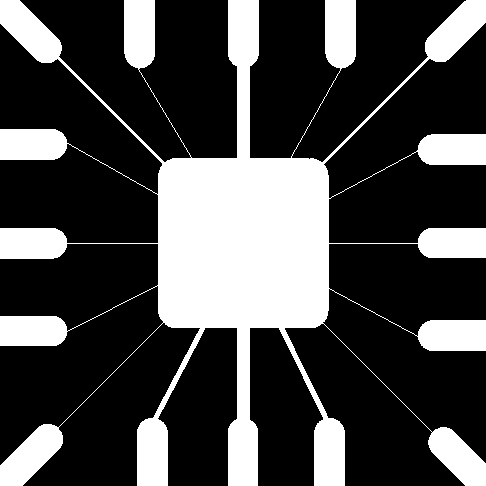
#> input picture Fig0905(a)(wirebond-mask).tif, 486 x 486 px, found by its file name
$ jupyter execute 'Carlos_Natham_Gabriel_Goi_Processamento_Morfológico.ipynb'
#> lines starting #> are read from the running program, lines starting #| are printed output that depends on the picture; after the words box and inside, x2 and y2 are one past the last pixel; in counts of white or black regions, pixels touching at a corner belong together
Universidade do Vale do Itajaí<br>
Escola do Mar, Ciência e Tecnologia<br>
Engenharia de Computação - Processamento Digital de Sinais: Imagens

# Exercício Avalitivo de Processamento Morfológico

### Tutoriais da OpenCV

- https://docs.opencv.org/master/d9/df8/tutorial_root.html
- https://www.geeksforgeeks.org/opencv-python-tutorial/

[cell 1]
import cv2
import numpy as np
import matplotlib.pyplot as plt
from google.colab.patches import cv2_imshow
from numpy.core.memmap import uint8
import math

## Processamento Morfológico
#### Obs: Utilize imagens em preto e branco.

### Erosão e Dilatação

1. Implemente a sua própria versão da erosão em formato de função, com capacidade de trabalhar com diferentes elementos estruturantes (tamanho e forma) e aplique o algoritmos na na figura ImagensMorfologia/Fig0905(a)(wirebond-mask)
2. Implemente a sua própria versão da dilatação em formato de função, com capacidade de trabalhar com diferentes elementos estruturantes (tamanho e forma) e aplique o algoritmos na na figura ImagensMorfologia/Fig0907(a)(text_gaps_1_and_2_pixels)
4. Relate as observações visíveis nas imagens de saída com os processamentos aplicados, descrevendo o comportamento visual em relação as bordas, junção, perda de informação e mlhoria na qualidade visual.
5. Aplique o seu algoritmo de detecção de borda (roberts ou sobel) a imagem ImagensMorfologia/Fig0905(a)(wirebond-mask) antes e depois de utilizar a dilatação/erosão e relate os resultados.

#### Dicas
 - Você pode adicionar ruído nas imagens usando a função random_noise: `from skimage.util import random_noise`. Cuidado com o retorno da função, talvez seja necessário regularizar a mesma novamente para o intervalo de 0 à 255. O ruído pode ser intensificado ou excluído com processamento morfológico.

**Erosão**

[cell 2]
def erosao(img, elemento_es):
  padding = int((elemento_es.shape[0] - 1 ) / 2)

  imagepadding = cv2.copyMakeBorder(img, padding, padding, padding, padding,	cv2.BORDER_REPLICATE)
  iH, iW = imagepadding.shape[0], imagepadding.shape[1]
  saida = np.zeros((imagepadding.shape))

  for i in range(padding, iH - padding):
    for j in range(padding, iW - padding):
      aux = imagepadding[i - padding:i + padding + 1, j - padding:j + padding + 1]
      aux2 = aux - elemento_es
      aux2 = aux2.min()
      if aux2 < 0:
        aux2 = 0
      else:
        aux2 = 255
      saida[i, j] = aux2

  return saida[padding: iH-padding, padding: iW - padding]

[cell 3]
img = cv2.imread('data/Fig0905(a)(wirebond-mask).tif',0)
#> img: shape (486, 486); 28.1% white; 1 white region, box (x1, y1, x2, y2) and area: (0, 0, 486, 486) 66259
value = 11
elemento_es_erosao = np.ones((value,value))
img_erosao = erosao(img, elemento_es_erosao)
#> in erosao, `imagepadding = cv2.copyMakeBorder(img, padding, padding, padding, padd..`: imagepadding: shape (496, 496); 28.1% white; 1 white region, box (x1, y1, x2, y2) and area: (0, 0, 496, 496) 69079
#> after the loop in erosao, `for i in range(padding, iH - padding):`: saida: shape (496, 496) float64; 18.3% white; 15 white regions, largest, box (x1, y1, x2, y2) and area: (168, 5, 329, 491) 28465, (147, 429, 168, 491) 1226, (429, 144, 491, 165) 1224
#> in erosao, `return saida[padding: iH-padding, padding: iW - padding]`: returned value: shape (486, 486) float64; 19.1% white; 15 white regions, largest, box (x1, y1, x2, y2) and area: (163, 0, 324, 486) 28465, (142, 424, 163, 486) 1226, (424, 139, 486, 160) 1224
print('Imagem Original')
cv2_imshow(img)
print('Imagem com Erosão')
cv2_imshow(img_erosao)

**Dilatação**

[cell 4]
def dilatacao(img, elemento_es):
  padding = int((elemento_es.shape[0] - 1 ) / 2)

  imagepadding = cv2.copyMakeBorder(img, padding, padding, padding, padding,	cv2.BORDER_REPLICATE)
  iH, iW = imagepadding.shape[0], imagepadding.shape[1]
  saida = np.zeros((imagepadding.shape))

  for i in range(padding, iH - padding):
    for j in range(padding, iW - padding):
      aux = imagepadding[i - padding:i + padding + 1, j - padding:j + padding + 1]
      aux2 = aux + elemento_es
      aux2 = aux2.max()
      if aux2 > 255:
        aux2 = 255
      else:
        aux2 = 0
      saida[i, j] = aux2

  return saida[padding: iH-padding, padding: iW - padding]

[cell 5]
img = cv2.imread('data/Fig0907(a)(text_gaps_1_and_2_pixels).tif',0)
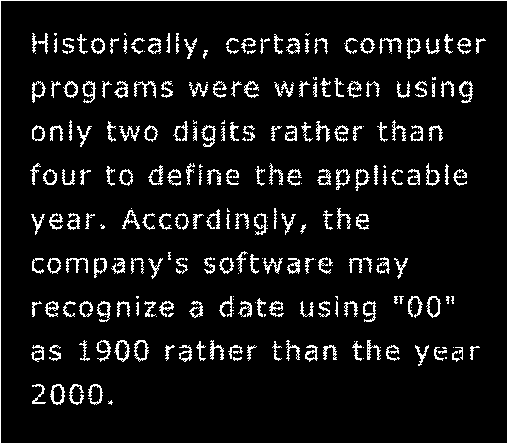
#> input picture Fig0907(a)(text_gaps_1_and_2_pixels).tif, 508 x 444 px, found by its file name
#> img: shape (444, 508); 7.9% white in thin lines or dots
value = 3
elemento_es_dilatacao = np.ones((value,value))
img_dilatacao = dilatacao(img, elemento_es_dilatacao)
#> in dilatacao, `imagepadding = cv2.copyMakeBorder(img, padding, padding, padding, padd..`: imagepadding: shape (446, 510); 8.6% white in thin lines or dots
#> after the loop in dilatacao, `for i in range(padding, iH - padding):`: saida: shape (446, 510) float64; 17.7% white; 186 white regions, largest, box (x1, y1, x2, y2) and area: (1, 1, 509, 445) 3792, (219, 251, 261, 276) 549, (122, 208, 157, 232) 418
#> in dilatacao, `return saida[padding: iH-padding, padding: iW - padding]`: returned value: shape (444, 508) float64; 17.8% white; 186 white regions, largest, box (x1, y1, x2, y2) and area: (0, 0, 508, 444) 3792, (218, 250, 260, 275) 549, (121, 207, 156, 231) 418
print('Imagem Original')
cv2_imshow(img)
print('Imagem com Dilatação')
cv2_imshow(img_dilatacao)

**Sobel sem erosão**

[cell 6]
def calc_sobel(img, kernel_sobel_1, kernel_sobel_2):
  kernel_shape = kernel_sobel_1.shape[0]
  if kernel_shape == 3:
    padding = 1
  elif kernel_shape == 5:
    padding = 2
  else:
    padding = 3

  imagepadding = cv2.copyMakeBorder(img, padding, padding, padding, padding,	cv2.BORDER_CONSTANT, None, value = 0)
#> imagepadding: shape (488, 488); 27.8% white; 1 white region, box (x1, y1, x2, y2) and area: (1, 1, 487, 487) 66259
  iH, iW = img.shape[0], img.shape[1]
#> iH = 486; iW = 486
  nova_img = np.zeros((iH,iW))

  for i in range(padding, iH - padding):
    for j in range(padding, iW - padding):
      aux = imagepadding[i - padding:i + padding + 1, j - padding:j + padding + 1]
      temp1 = int(np.sum(aux * kernel_sobel_1))
      temp2 = int(np.sum(aux * kernel_sobel_2))
      soma = abs(temp1) + abs(temp2)
      if soma > 255:
        nova_img[i, j] = 255
      elif soma < 0:
        nova_img[i, j] = 0
      else:
        nova_img[i, j] = math.ceil(soma)
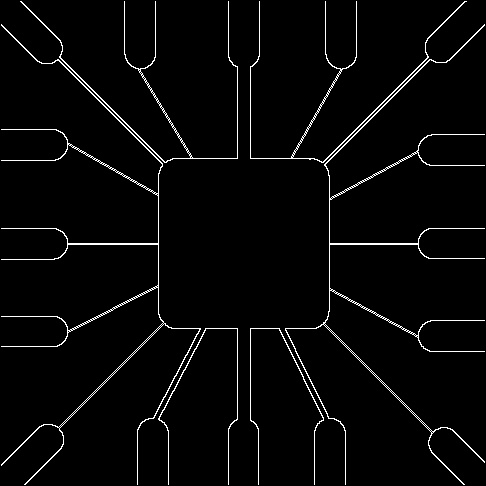
#> nova_img: shape (486, 486) float64; 2.9% white in thin lines or dots

  return nova_img[padding: iH-padding, padding:iW - padding]
#> returned value: shape (484, 484) float64; 3% white in thin lines or dots

[cell 7]
kernel_sobel_1 = np.array([ [0, 0, 0], [0, -1, 0], [0, 0, 1]])
kernel_sobel_2 = np.array([ [0, 0, 0], [0, 0, -1], [0, 1, 0]])

img = cv2.imread('data/Fig0905(a)(wirebond-mask).tif',0)
saida_sobel_sem_erosao = calc_sobel(img, kernel_sobel_1, kernel_sobel_2)
print("SOBEL NA IMAGEM SEM EROSÃO")
cv2_imshow(saida_sobel_sem_erosao)

saida_sobel_com_erosao = calc_sobel(img_erosao, kernel_sobel_1, kernel_sobel_2)
#> in calc_sobel (call 2), `imagepadding = cv2.copyMakeBorder(img, padding, padding, padding, padd..`: imagepadding: shape (488, 488) float64; 18.9% white; 15 white regions, largest, box (x1, y1, x2, y2) and area: (164, 1, 325, 487) 28465, (143, 425, 164, 487) 1226, (425, 140, 487, 161) 1224
#> after the loop in calc_sobel (call 2), `for i in range(padding, iH - padding):`:
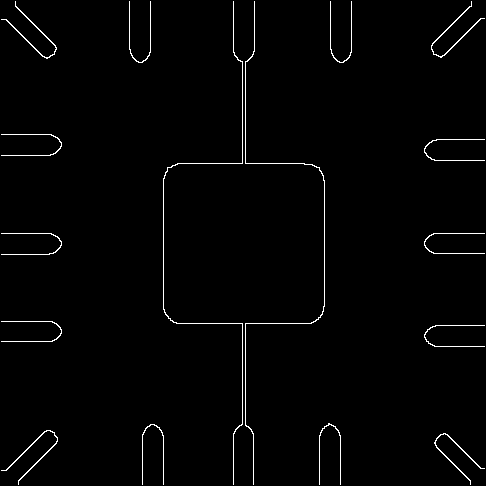
#> nova_img: shape (486, 486) float64; 1.5% white in thin lines or dots
#> in calc_sobel (call 2), `return nova_img[padding: iH-padding, padding:iW - padding]`: returned value: shape (484, 484) float64; 1.5% white in thin lines or dots
print("SOBEL NA IMAGEM COM EROSÃO")
cv2_imshow(saida_sobel_com_erosao)

**SOBEL COM DILATAÇÃO**

[cell 8]
kernel_sobel_1 = np.array([ [0, 0, 0], [0, -1, 0], [0, 0, 1]])
kernel_sobel_2 = np.array([ [0, 0, 0], [0, 0, -1], [0, 1, 0]])

img = cv2.imread('data/Fig0905(a)(wirebond-mask).tif',0)
saida_sobel_sem_dilatacao = calc_sobel(img, kernel_sobel_1, kernel_sobel_2)
print("SOBEL NA IMAGEM SEM DILATAÇÃO")
cv2_imshow(saida_sobel_sem_dilatacao)

img_dilatacao = dilatacao(img, elemento_es_dilatacao)
#> in dilatacao (call 2), `imagepadding = cv2.copyMakeBorder(img, padding, padding, padding, padd..`: imagepadding: shape (488, 488); 28.1% white; 1 white region, box (x1, y1, x2, y2) and area: (0, 0, 488, 488) 66807
#> after the loop in dilatacao (call 2), `for i in range(padding, iH - padding):`: saida: shape (488, 488) float64; 31.2% white; 1 white region, box (x1, y1, x2, y2) and area: (1, 1, 487, 487) 74210
#> in dilatacao (call 2), `return saida[padding: iH-padding, padding: iW - padding]`: returned value: shape (486, 486) float64; 31.4% white; 1 white region, box (x1, y1, x2, y2) and area: (0, 0, 486, 486) 74210
saida_sobel_com_dlitacao = calc_sobel(img_dilatacao, kernel_sobel_1, kernel_sobel_2)
#> after the loop in calc_sobel (call 4), `for i in range(padding, iH - padding):`:
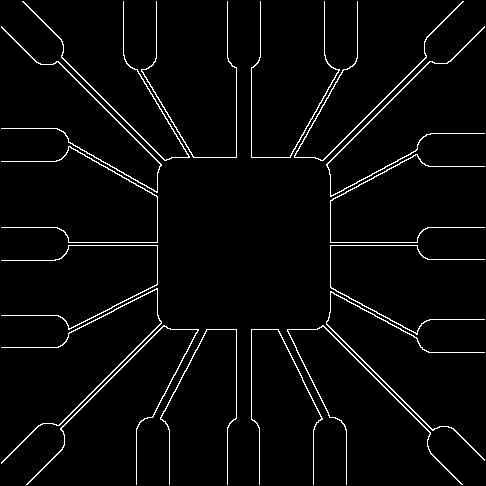
#> nova_img: shape (486, 486) float64; 3.3% white in thin lines or dots
#> in calc_sobel (call 4), `return nova_img[padding: iH-padding, padding:iW - padding]`: returned value: shape (484, 484) float64; 3.3% white in thin lines or dots
print("SOBEL NA IMAGEM COM DILATAÇÃO")
cv2_imshow(saida_sobel_com_dlitacao)

### Abertura e Fechamento

5. Implemente a sua versão do algoritmo de abertura em forma de função com capacidade de trabalhar com diferentes elementos estruturantes (tamanho e forma)
6. Implemente a sua versão do algoritmo de fechamento em forma de função com capacidade de trabalhar com diferentes elementos estruturantes (tamanho e forma)
7. Aplique o processamento indicado na image abaixo usando a figura ImagensMorfologia/Fig0911(a)(noisy_fingerprint)

**Abertura e Fechamento**

[cell 9]
img = cv2.imread('data/Fig0911(a)(noisy_fingerprint).tif',0)
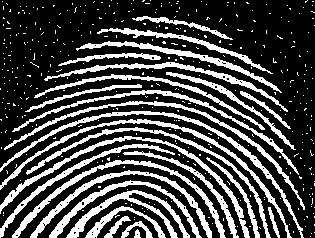
#> input picture Fig0911(a)(noisy_fingerprint).tif, 315 x 238 px, found by its file name
#> img: shape (238, 315); 28.5% white; 414 white regions (387 under 20 px), largest, box (x1, y1, x2, y2) and area: (0, 111, 304, 238) 1388, (0, 136, 250, 238) 1372, (0, 119, 292, 238) 1337
value = 3
elemento_es = np.ones((value,value))

img_erosao_abertura = erosao(img, elemento_es)
#> in erosao (call 2), `imagepadding = cv2.copyMakeBorder(img, padding, padding, padding, padd..`: imagepadding: shape (240, 317); 28.4% white; 414 white regions (387 under 20 px), largest, box (x1, y1, x2, y2) and area: (0, 112, 305, 240) 1395, (0, 137, 251, 240) 1386, (0, 120, 293, 240) 1347
#> after the loop in erosao (call 2), `for i in range(padding, iH - padding):`:
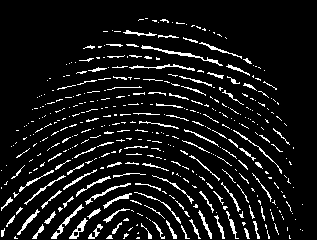
#> saida: shape (240, 317) float64; 8.8% white in thin lines or dots, all inside (x1, y1, x2, y2) = (1, 18, 303, 239)
#> in erosao (call 2), `return saida[padding: iH-padding, padding: iW - padding]`: returned value: shape (238, 315) float64; 9% white in thin lines or dots, all inside (x1, y1, x2, y2) = (0, 17, 302, 238)
img_dilatacao_abertura = dilatacao(img_erosao_abertura, elemento_es)
#> in dilatacao (call 3), `imagepadding = cv2.copyMakeBorder(img, padding, padding, padding, padd..`: imagepadding: shape (240, 317) float64; 8.9% white in thin lines or dots, all inside (x1, y1, x2, y2) = (0, 18, 303, 240)
#> after the loop in dilatacao (call 3), `for i in range(padding, iH - padding):`:
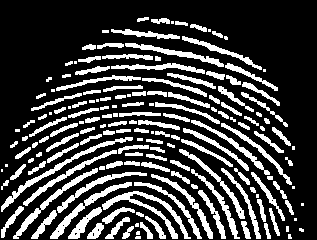
#> saida: shape (240, 317) float64; 24.9% white; 167 white regions (33 under 20 px), largest, box (x1, y1, x2, y2) and area: (102, 191, 191, 239) 786, (1, 137, 133, 212) 677, (50, 182, 132, 239) 578
#> in dilatacao (call 3), `return saida[padding: iH-padding, padding: iW - padding]`: returned value: shape (238, 315) float64; 25.3% white; 167 white regions (33 under 20 px), largest, box (x1, y1, x2, y2) and area: (101, 190, 190, 238) 786, (0, 136, 132, 211) 677, (49, 181, 131, 238) 578

print('Imagem Original')
cv2_imshow(img)
print('Abertura de Imagem')
cv2_imshow(img_dilatacao_abertura)

img_dilatacao_fechamento = dilatacao(img_dilatacao_abertura, elemento_es)
#> in dilatacao (call 4), `imagepadding = cv2.copyMakeBorder(img, padding, padding, padding, padd..`: imagepadding: shape (240, 317) float64; 25.1% white; 167 white regions (31 under 20 px), largest, box (x1, y1, x2, y2) and area: (102, 191, 191, 240) 799, (0, 137, 133, 212) 683, (50, 182, 132, 240) 586
#> after the loop in dilatacao (call 4), `for i in range(padding, iH - padding):`:
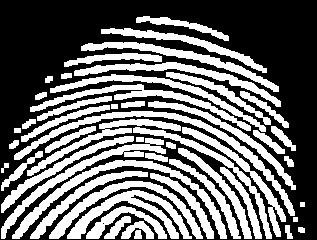
#> saida: shape (240, 317) float64; 42.2% white; 51 white regions, largest, box (x1, y1, x2, y2) and area: (14, 111, 295, 216) 2073, (12, 160, 227, 239) 1984, (67, 190, 192, 239) 1692
#> in dilatacao (call 4), `return saida[padding: iH-padding, padding: iW - padding]`: returned value: shape (238, 315) float64; 42.8% white; 51 white regions, largest, box (x1, y1, x2, y2) and area: (13, 110, 294, 215) 2073, (11, 159, 226, 238) 1984, (66, 189, 191, 238) 1692
img_erosao_fechamento = erosao(img_dilatacao_fechamento, elemento_es)
#> in erosao (call 3), `imagepadding = cv2.copyMakeBorder(img, padding, padding, padding, padd..`: imagepadding: shape (240, 317) float64; 42.5% white; 51 white regions, largest, box (x1, y1, x2, y2) and area: (14, 111, 295, 216) 2073, (12, 160, 227, 240) 1999, (67, 190, 192, 240) 1723
#> after the loop in erosao (call 3), `for i in range(padding, iH - padding):`:
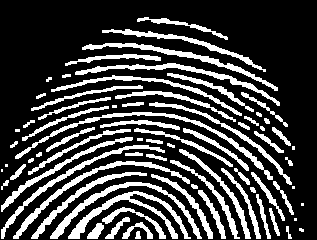
#> saida: shape (240, 317) float64; 25.5% white; 75 white regions (11 under 20 px), largest, box (x1, y1, x2, y2) and area: (68, 191, 191, 239) 1113, (15, 112, 273, 180) 1082, (50, 182, 202, 239) 979
#> in erosao (call 3), `return saida[padding: iH-padding, padding: iW - padding]`:
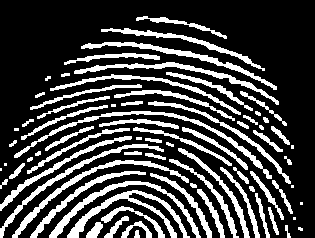
#> returned value: shape (238, 315) float64; 25.9% white; 75 white regions (11 under 20 px), largest, box (x1, y1, x2, y2) and area: (67, 190, 190, 238) 1113, (14, 111, 272, 179) 1082, (49, 181, 201, 238) 979

print('Fechamento de Imagem')
cv2_imshow(img_erosao_fechamento)
